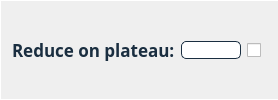
                                <widget class="QFrame" name="frame_thetas_thr_5">
                                 <property name="styleSheet">
                                  <string notr="true">border-bottom: 0.5px solid #FFFFFF;
border-left: 0.5px solid #FFFFFF;
border-top: 0.5px solid #FFFFFF;
</string>
                                 </property>
                                 <property name="frameShape">
                                  <enum>QFrame::NoFrame</enum>
                                 </property>
                                 <property name="frameShadow">
                                  <enum>QFrame::Plain</enum>
                                 </property>
                                 <layout class="QHBoxLayout" name="horizontalLayout_99">
                                  <item>
                                   <widget class="QLabel" name="label_thetas_thr_5">
                                    <property name="sizePolicy">
                                     <sizepolicy hsizetype="Minimum" vsizetype="Preferred">
                                      <horstretch>0</horstretch>
                                      <verstretch>0</verstretch>
                                     </sizepolicy>
                                    </property>
                                    <property name="maximumSize">
                                     <size>
                                      <width>16777215</width>
                                      <height>16777215</height>
                                     </size>
                                    </property>
                                    <property name="font">
                                     <font>
                                      <family>Avenir</family>
                                      <pointsize>13</pointsize>
                                      <weight>75</weight>
                                      <italic>false</italic>
                                      <bold>true</bold>
                                     </font>
                                    </property>
                                    <property name="toolTip">
                                     <string>&lt;html&gt;&lt;head/&gt;&lt;body&gt;&lt;p&gt;&lt;span style=&quot; font-weight:400;&quot;&gt;The weight of each topic in each document.&lt;/span&gt;&lt;/p&gt;&lt;/body&gt;&lt;/html&gt;</string>
                                    </property>
                                    <property name="styleSheet">
                                     <string notr="true">font: 87 13pt &quot;Avenir&quot;;
color:#1A2E40;
font-weight: bold;
border:None;</string>
                                    </property>
                                    <property name="text">
                                     <string>Reduce on plateau:</string>
                                    </property>
                                   </widget>
                                  </item>
                                  <item>
                                   <widget class="QLineEdit" name="lineEdit_thetas_thr_5">
                                    <property name="sizePolicy">
                                     <sizepolicy hsizetype="Minimum" vsizetype="Fixed">
                                      <horstretch>0</horstretch>
                                      <verstretch>0</verstretch>
                                     </sizepolicy>
                                    </property>
                                    <property name="minimumSize">
                                     <size>
                                      <width>0</width>
                                      <height>0</height>
                                     </size>
                                    </property>
                                    <property name="maximumSize">
                                     <size>
                                      <width>60</width>
                                      <height>16777215</height>
                                     </size>
                                    </property>
                                    <property name="styleSheet">
                                     <string notr="true">QLineEdit {	
	background-color: #FFFFFF;
	font: 87 italic 12pt &quot;Avenir&quot;;
	border-radius: 5px;
	border: 1px solid #1A2E40;
	color:black;
}</string>
                                    </property>
                                   </widget>
                                  </item>
                                  <item>
                                   <widget class="QCheckBox" name="checkBox_thetas_thr_5">
                                    <property name="sizePolicy">
                                     <sizepolicy hsizetype="Fixed" vsizetype="Fixed">
                                      <horstretch>0</horstretch>
                                      <verstretch>0</verstretch>
                                     </sizepolicy>
                                    </property>
                                    <property name="minimumSize">
                                     <size>
                                      <width>0</width>
                                      <height>0</height>
                                     </size>
                                    </property>
                                    <property name="styleSheet">
                                     <string notr="true">border:0px;</string>
                                    </property>
                                    <property name="text">
                                     <string/>
                                    </property>
                                   </widget>
                                  </item>
                                 </layout>
                                </widget>
